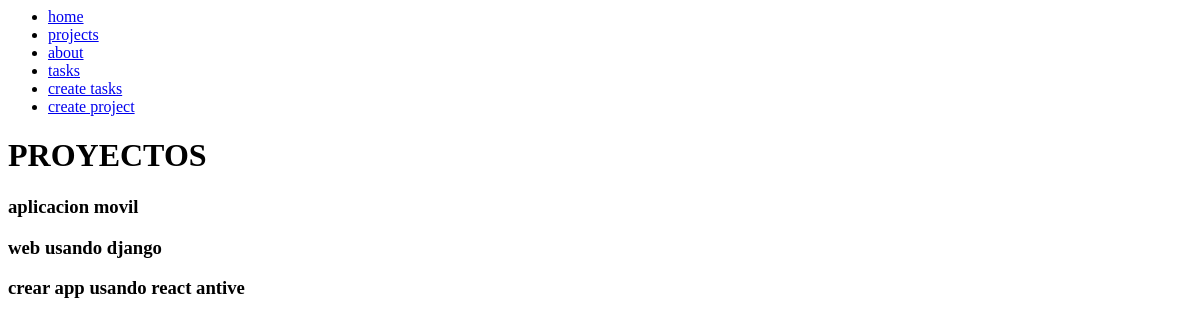
The page /projects/ on the database as committed earlier.
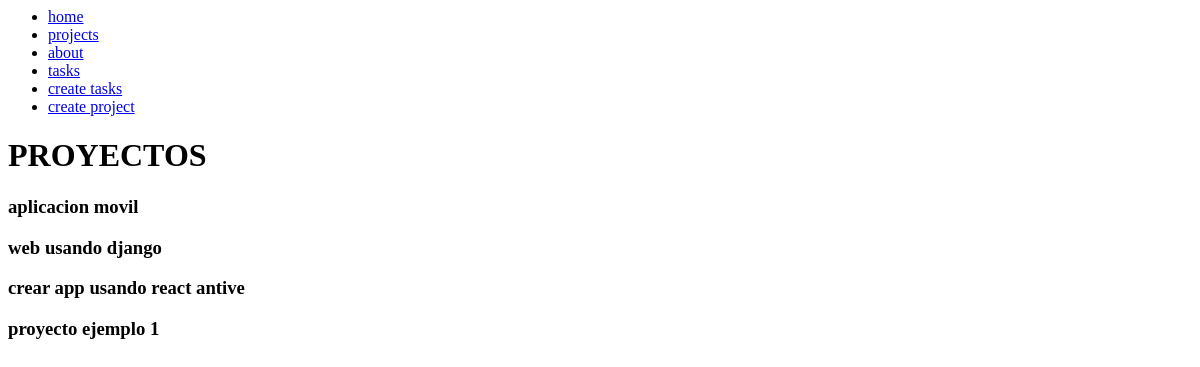
The same page on the database as committed later.
### myapp/models.py (models this page shows)
class Project(models.Model):
    title = models.CharField(max_length=200)
    def __str__(self):
        return self.title

### myapp/views.py (the view)
# urls.py: path('projects/', views.projects),
def projects(request):
    projects = Project.objects.all()
    return render(request, 'projects.html', {'projects': projects})

### myapp/templates/projects.html
{% extends 'layouts/base.html' %}
{% block content%}
    <h1>PROYECTOS</h1>
    {% for project in projects %}
    <h3>{{project}}</h3>
    {% endfor %}
{% endblock %}

Rows that differ between the two databases and show on the page:
added Project: title "proyecto ejemplo 1"
